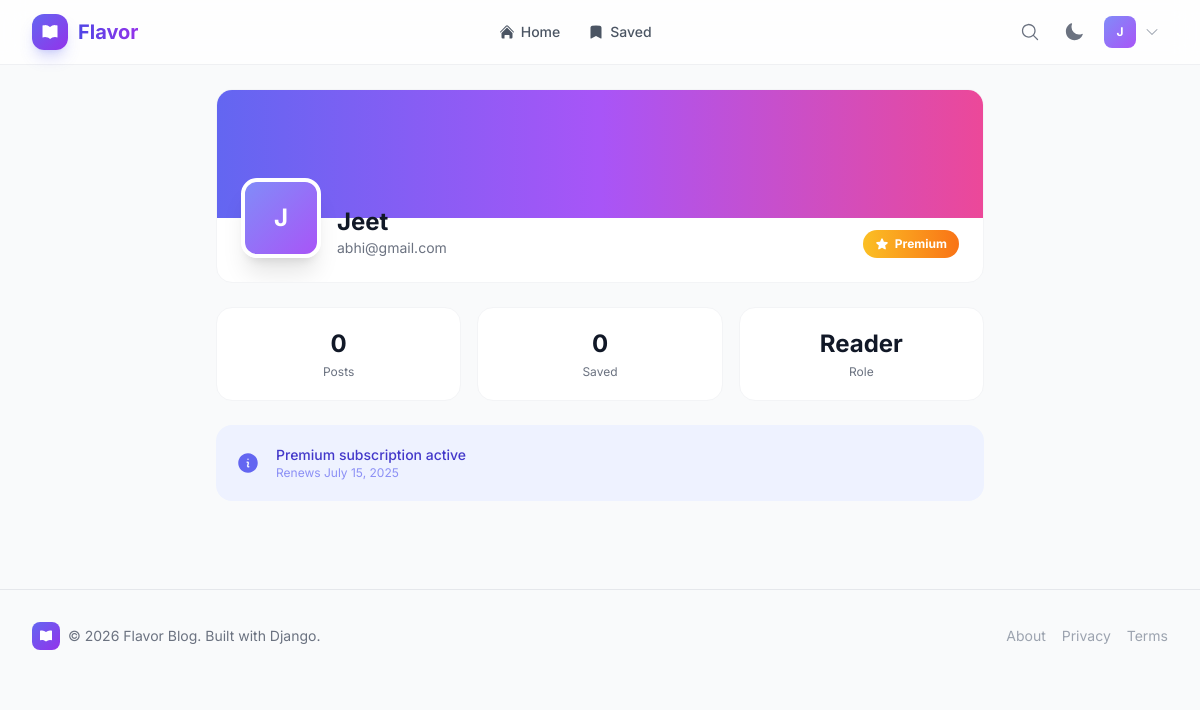
/profile/ (signed in), run on the app's committed database.
### blog/models.py (models this page shows, shortened)
class User(AbstractUser):
    ROLE_CHOICES = (
        ('reader', 'Reader'),
        ('author', 'Author'),
    )
    email = models.EmailField(unique=True)
    role = models.CharField(max_length=10, choices=ROLE_CHOICES, default='reader')
    USERNAME_FIELD = 'email'
    REQUIRED_FIELDS = ['username']

class Profile(models.Model):
    user = models.OneToOneField(settings.AUTH_USER_MODEL, on_delete=models.CASCADE)
    bio = models.TextField(blank=True)
    avatar = models.ImageField(upload_to='avatars/', null=True, blank=True)
    follows = models.ManyToManyField('self', related_name='followed_by', symmetrical=False, blank=True)
    is_subscribed = models.BooleanField(default=False)
    subscription_end_date = models.DateField(null=True, blank=True)

### blog/views.py (the view)
# urls.py: path('profile/', login_required(views.ProfileView.as_view()), name='profile'),
class ProfileView(LoginRequiredMixin, DetailView):
    model = Profile
    template_name = 'blog/profile.html'
    def get_object(self, queryset=None):
        return get_object_or_404(Profile, user=self.request.user)
    def get_context_data(self, **kwargs):
        ctx = super().get_context_data(**kwargs)
        ctx['user_posts'] = Post.objects.filter(author=self.request.user, status='published')[:5]
        ctx['bookmark_count'] = Bookmark.objects.filter(user=self.request.user).count()
        ctx['post_count'] = Post.objects.filter(author=self.request.user).count()
        return ctx

### blog/templates/blog/profile.html (shortened to what this page needs)
{% extends 'base.html' %}
{% block content %}
<div class="max-w-3xl mx-auto">
  <div class="bg-white dark:bg-gray-900 rounded-2xl border border-gray-100 dark:border-gray-800 overflow-hidden mb-6">
    <div class="h-32 bg-gradient-to-r from-brand-500 via-purple-500 to-pink-500"></div>
    <div class="px-6 pb-6">
      <div class="flex flex-col sm:flex-row items-start sm:items-end gap-4 -mt-10">
        <div class="w-20 h-20 rounded-2xl bg-gradient-to-br from-brand-400 to-purple-500 flex items-center justify-center text-white text-2xl font-bold border-4 border-white dark:border-gray-900 shadow-xl">
          {{ user.username|make_list|first|upper }}
        </div>
        <div class="flex-1">
          <h1 class="text-2xl font-bold text-gray-900 dark:text-white">{{ user.get_full_name|default:user.username }}</h1>
          <p class="text-sm text-gray-500 dark:text-gray-400">{{ user.email }}</p>
        </div>
        {% if profile.is_subscribed %}
        <span class="inline-flex items-center gap-1.5 px-3 py-1.5 text-xs font-bold rounded-full bg-gradient-to-r from-amber-400 to-orange-500 text-white">
          Premium
        </span>
        {% endif %}
      </div>
    </div>
  </div>
  <div class="grid grid-cols-3 gap-4 mb-6">
    <div class="bg-white dark:bg-gray-900 rounded-2xl border border-gray-100 dark:border-gray-800 p-5 text-center">
      <p class="text-2xl font-bold text-gray-900 dark:text-white">{{ post_count }}</p>
      <p class="text-xs text-gray-500 dark:text-gray-400 mt-1">Posts</p>
    </div>
    <div class="bg-white dark:bg-gray-900 rounded-2xl border border-gray-100 dark:border-gray-800 p-5 text-center">
      <p class="text-2xl font-bold text-gray-900 dark:text-white">{{ bookmark_count }}</p>
      <p class="text-xs text-gray-500 dark:text-gray-400 mt-1">Saved</p>
    </div>
    <div class="bg-white dark:bg-gray-900 rounded-2xl border border-gray-100 dark:border-gray-800 p-5 text-center">
      <p class="text-2xl font-bold text-gray-900 dark:text-white">{{ user.role|title }}</p>
      <p class="text-xs text-gray-500 dark:text-gray-400 mt-1">Role</p>
    </div>
  </div>
  {% if profile.is_subscribed and profile.subscription_end_date %}
  <div class="mt-6 bg-brand-50 dark:bg-brand-900/20 rounded-2xl p-5 flex items-center gap-4">
    <div>
      <p class="text-sm font-medium text-brand-700 dark:text-brand-300">Premium subscription active</p>
      <p class="text-xs text-brand-500/70">Renews {{ profile.subscription_end_date|date:"F j, Y" }}</p>
    </div>
  </div>
  {% endif %}
</div>
{% endblock %}

### templates/base.html (shortened to what this page needs)
<!DOCTYPE html>
<html lang="en" class="scroll-smooth">
<head>
    <script src="https://cdn.tailwindcss.com"></script>
</head>
<body class="bg-gray-50 dark:bg-gray-950 text-gray-900 dark:text-gray-100 min-h-screen transition-colors duration-300">
    <nav class="glass sticky top-0 z-50 border-b border-gray-200/60 dark:border-gray-800/60">
        <div class="max-w-7xl mx-auto px-4 sm:px-6 lg:px-8">
            <div class="flex items-center justify-between h-16">
                <a href="{% url 'post_list' %}" class="flex items-center gap-2.5 group">
                    <div class="w-9 h-9 rounded-xl bg-gradient-to-br from-brand-500 to-purple-600 flex items-center justify-center shadow-lg shadow-brand-500/25">
                    </div>
                    <span class="text-xl font-bold bg-gradient-to-r from-brand-600 to-purple-600 bg-clip-text text-transparent">Flavor</span>
                </a>
                <div class="hidden md:flex items-center gap-1">
                    <a href="{% url 'post_list' %}" class="px-3 py-2 rounded-lg text-sm font-medium text-gray-600 dark:text-gray-300 hover:text-brand-600 dark:hover:text-brand-400 hover:bg-brand-50 dark:hover:bg-brand-900/20 transition-all">
                        <span class="flex items-center gap-1.5">
                            Home
                        </span>
                    </a>
                    {% if user.is_authenticated %}
                    <a href="{% url 'bookmarks' %}" class="px-3 py-2 rounded-lg text-sm font-medium text-gray-600 dark:text-gray-300 hover:text-brand-600 dark:hover:text-brand-400 hover:bg-brand-50 dark:hover:bg-brand-900/20 transition-all">
                        <span class="flex items-center gap-1.5">
                            <svg class="w-4 h-4" fill="currentColor" viewBox="0 0 24 24"><path fill-rule="evenodd" d="M6.32 2.577a49.255 49.255 0 0111.36 0c1.497.174 2.57 1.46 2.57 2.93V21a.75.75 0 01-1.085.67L12 18.089l-7.165 3.583A.75.75 0 013.75 21V5.507c0-1.47 1.073-2.756 2.57-2.93z" clip-rule="evenodd"/></svg>
                            Saved
                        </span>
                    </a>
                    {% endif %}
                </div>
                <div class="flex items-center gap-2">
                    <button onclick="document.getElementById('search-modal').classList.toggle('hidden')" class="p-2 rounded-xl text-gray-500 dark:text-gray-400 hover:bg-gray-100 dark:hover:bg-gray-800 transition-all" title="Search">
                        <svg class="w-5 h-5" fill="currentColor" viewBox="0 0 24 24"><path fill-rule="evenodd" d="M10.5 3.75a6.75 6.75 0 100 13.5 6.75 6.75 0 000-13.5zM2.25 10.5a8.25 8.25 0 1114.59 5.28l4.69 4.69a.75.75 0 11-1.06 1.06l-4.69-4.69A8.25 8.25 0 012.25 10.5z" clip-rule="evenodd"/></svg>
                    </button>
                    <button id="theme-toggle" class="p-2 rounded-xl text-gray-500 dark:text-gray-400 hover:bg-gray-100 dark:hover:bg-gray-800 transition-all" title="Toggle dark mode">
                    </button>
                    {% if user.is_authenticated %}
                        <div class="relative" x-data="{ open: false }">
                            <button onclick="this.nextElementSibling.classList.toggle('hidden')" class="flex items-center gap-2 p-1 pr-2 rounded-xl hover:bg-gray-100 dark:hover:bg-gray-800 transition-all">
                                <div class="w-8 h-8 rounded-lg bg-gradient-to-br from-brand-400 to-purple-500 flex items-center justify-center text-white text-xs font-bold">
                                    {{ user.username|make_list|first|upper }}
                                </div>
                                <svg class="w-4 h-4 text-gray-400" fill="currentColor" viewBox="0 0 24 24"><path fill-rule="evenodd" d="M12.53 16.28a.75.75 0 01-1.06 0l-7.5-7.5a.75.75 0 011.06-1.06L12 14.69l6.97-6.97a.75.75 0 111.06 1.06l-7.5 7.5z" clip-rule="evenodd"/></svg>
                            </button>
                        </div>
                    {% endif %}
                </div>
            </div>
        </div>
    </nav>
    <main class="max-w-7xl mx-auto py-6 px-4 sm:px-6 lg:px-8">
        {% block content %}{% endblock %}
    </main>
    <footer class="border-t border-gray-200 dark:border-gray-800 mt-16">
        <div class="max-w-7xl mx-auto px-4 sm:px-6 lg:px-8 py-8">
            <div class="flex flex-col sm:flex-row items-center justify-between gap-4">
                <div class="flex items-center gap-2">
                    <div class="w-7 h-7 rounded-lg bg-gradient-to-br from-brand-500 to-purple-600 flex items-center justify-center">
                    </div>
                    <span class="text-sm text-gray-500 dark:text-gray-400">&copy; 2026 Flavor Blog. Built with Django.</span>
                </div>
                <div class="flex items-center gap-4 text-sm text-gray-400">
                    <a href="#" class="hover:text-brand-500 transition-colors">About</a>
                    <a href="#" class="hover:text-brand-500 transition-colors">Privacy</a>
                    <a href="#" class="hover:text-brand-500 transition-colors">Terms</a>
                </div>
            </div>
        </div>
    </footer>
</body>
</html>

### templates/base.html (style rules this page uses)
body { font-family: 'Inter', system-ui, sans-serif; }
.glass { background: rgba(255,255,255,0.8); backdrop-filter: blur(12px); -webkit-backdrop-filter: blur(12px); }

### data on the page
User: username|make_list "J", get_full_name "Jeet", email "abhi@gmail.com", role "Reader"
Profile: subscription_end_date "July 15, 2025"

### other printed values
{{ post_count }} "0"
{{ bookmark_count }} "0"
